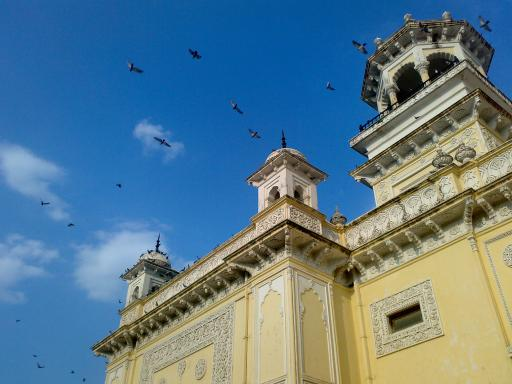
#> input picture Image_Processing/resources/home.jpg, 512 x 384 px
$ jupyter execute --allow-errors histograms.ipynb
#> lines starting #> are read from the running program, lines starting #| are printed output that depends on the picture; after the words box and inside, x2 and y2 are one past the last pixel; in counts of white or black regions, pixels touching at a corner belong together
1. Cálculo del histograma en OpenCV
Entonces ahora usamos la función cv.calcHist() para encontrar el histograma. Familiaricémonos con la función y sus parámetros:

cv.calcHist(imágenes, canales, máscara, histSize, rangos[, hist[, acumular]])
imágenes: es la imagen fuente de tipo uint8 o float32. debe aparecer entre corchetes, es decir, "[img]".
canales: también aparece entre corchetes. Es el índice del canal para el cual calculamos el histograma. Por ejemplo, si la entrada es una imagen en escala de grises, su valor es [0]. Para imágenes en color, puede pasar [0], [1] o [2] para calcular el histograma del canal azul, verde o rojo respectivamente.
máscara: imagen de máscara. Para encontrar el histograma de la imagen completa, se indica "Ninguno". Pero si desea encontrar el histograma de una región particular de la imagen, debe crear una imagen de máscara para eso y asignarla como máscara. (Mostraré un ejemplo más adelante).
histSize: esto representa nuestro recuento de BIN. Debe indicarse entre corchetes. Para escala completa, pasamos [256].
gamas: esta es nuestra GAMA. Normalmente es [0,256].
Entonces, comencemos con una imagen de muestra. Simplemente cargue una imagen en modo escala de grises y encuentre su histograma completo.

[cell 1]
import cv2 as cv
import numpy as np

[cell 2]
img = cv.imread('resources/home.jpg', cv.IMREAD_GRAYSCALE)
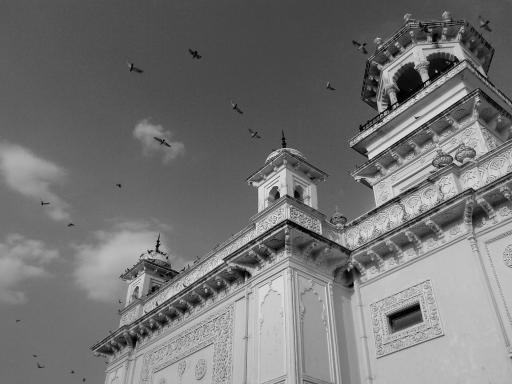
#> img: shape (384, 512); min 0, max 255, mean 116.2
assert img is not None, "file could not be read, check with os.path.exists()"
hist = cv.calcHist([img],[0],None,[256],[0,256])
#> hist = 256 values, max 3908 at index 111, min 0 at index 242, mean 768

2. Cálculo del histograma en Numpy
Numpy también te proporciona una función, np.histogram() . Entonces, en lugar de la función calcHist() , puedes probar la siguiente línea:

[cell 3]
hist,bins = np.histogram(img.ravel(),256,[0,256])
#> bins = 257 values from 0 to 256

Trazar histogramas.

Hay dos maneras para esto,

-Manera corta: use las funciones de trazado de Matplotlib
-Largo camino: utilice las funciones de dibujo de OpenCV

1. Usando Matplotlib

Matplotlib viene con una función de trazado de histograma: matplotlib.pyplot.hist()

Encuentra directamente el histograma y lo traza. No es necesario utilizar la función calcHist() o np.histogram() para encontrar el histograma. Vea el código a continuación:

[cell 4]
from matplotlib import pyplot as plt
img = cv.imread('resources/home.jpg', cv.IMREAD_GRAYSCALE)
assert img is not None, "file could not be read, check with os.path.exists()"
plt.hist(img.ravel(),256,[0,256]); plt.show()

O puede usar el gráfico normal de matplotlib, lo que sería bueno para el gráfico BGR. Para eso, primero debe encontrar los datos del histograma. Pruebe el siguiente código:

[cell 5]
import numpy as np
import cv2 as cv
from matplotlib import pyplot as plt
img = cv.imread('resources/home.jpg')
#> img is the input picture: shape (384, 512, 3); mean B, G, R 141.2, 123.9, 91.6
assert img is not None, "file could not be read, check with os.path.exists()"
color = ('b','g','r')
for i,col in enumerate(color):
    histr = cv.calcHist([img],[i],None,[256],[0,256])
    plt.plot(histr,color = col)
    plt.xlim([0,256])
plt.show()

2. Usando OpenCV

Bueno, aquí ajustas los valores de los histogramas junto con sus valores bin para que parezcan coordenadas x,y para que puedas dibujarlos usando la función cv.line() o cv.polyline() para generar la misma imagen que arriba. Esto ya está disponible con muestras oficiales de OpenCV-Python2. Consulte el código en samples/python/hist.py.

Aplicación de máscara.

Usamos cv.calcHist() para encontrar el histograma de la imagen completa. ¿Qué pasa si quieres encontrar histogramas de algunas regiones de una imagen? Simplemente cree una imagen de máscara con color blanco en la región donde desea encontrar el histograma y negro en caso contrario. Luego pasa esto como máscara.

[cell 6]
img = cv.imread('resources/home.jpg', cv.IMREAD_GRAYSCALE)
assert img is not None, "file could not be read, check with os.path.exists()"
# create a mask
mask = np.zeros(img.shape[:2], np.uint8)
mask[100:300, 100:400] = 255
masked_img = cv.bitwise_and(img,img,mask = mask)
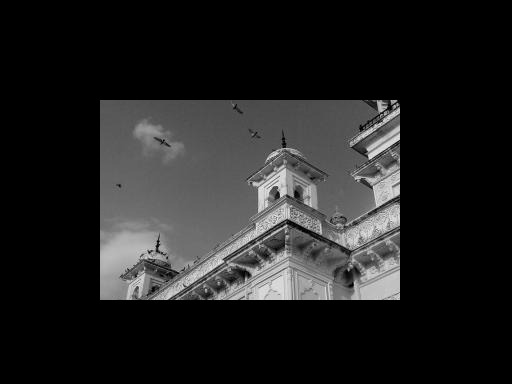
#> masked_img: shape (384, 512); min 0, max 255, mean 33.9
# Calculate histogram with mask and without mask
# Check third argument for mask
hist_full = cv.calcHist([img],[0],None,[256],[0,256])
#> hist_full has the same summary as hist
hist_mask = cv.calcHist([img],[0],mask,[256],[0,256])
#> hist_mask = 256 values, max 1334 at index 81, min 0 at index 242, mean 234.4
plt.subplot(221), plt.imshow(img, 'gray')
plt.subplot(222), plt.imshow(mask,'gray')
plt.subplot(223), plt.imshow(masked_img, 'gray')
plt.subplot(224), plt.plot(hist_full), plt.plot(hist_mask)
plt.xlim([0,256])
plt.show()
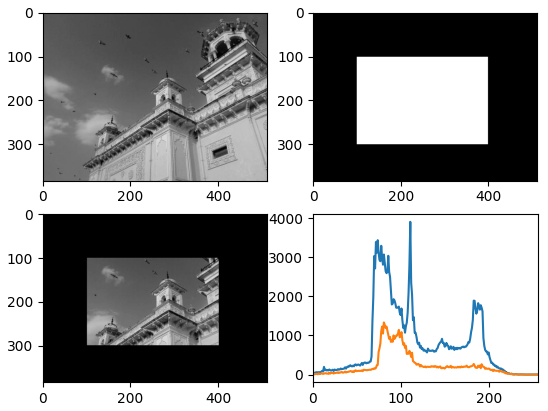
#> figure drawn by matplotlib, 4 panels; panel 4: curve peaks at x = 111, y = 3908; panel 4: curve peaks at x = 81, y = 1334

Considere una imagen cuyos valores de píxeles se limitan únicamente a un rango específico de valores. Por ejemplo, una imagen más brillante tendrá todos los píxeles confinados a valores altos. Pero una buena imagen tendrá píxeles de todas las regiones de la imagen. Por lo tanto, debe estirar este histograma hacia cualquiera de los extremos (como se muestra en la imagen a continuación, de wikipedia) y eso es lo que hace la ecualización de histograma (en palabras simples). Esto normalmente mejora el contraste de la imagen.

[cell 7]
import numpy as np
import cv2 as cv
from matplotlib import pyplot as plt
img = cv.imread('resources/home.jpg', cv.IMREAD_GRAYSCALE)
assert img is not None, "file could not be read, check with os.path.exists()"
hist,bins = np.histogram(img.flatten(),256,[0,256])
cdf = hist.cumsum()
#> cdf = 256 values from 163 to 196608
cdf_normalized = cdf * float(hist.max()) / cdf.max()
#> cdf_normalized = 256 values from 3.24 to 3908
plt.plot(cdf_normalized, color = 'b')
plt.hist(img.flatten(),256,[0,256], color = 'r')
plt.xlim([0,256])
plt.legend(('cdf','histogram'), loc = 'upper left')
plt.show()
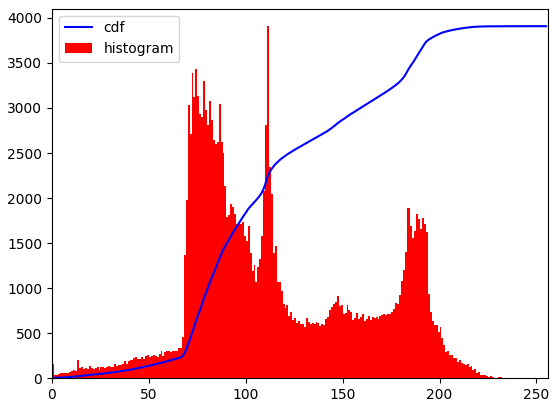
#> figure drawn by matplotlib, 1 panel; tallest bar 3908 high, from x = 111 to 112; curve peaks at x = 255, y = 3908

Le recomendaría que lea la página de Wikipedia sobre Ecualización de histograma para obtener más detalles al respecto. Tiene una muy buena explicación con ejemplos resueltos, para que entiendas casi todo después de leerlo. En cambio, aquí veremos su implementación de Numpy. Después de eso, veremos la función OpenCV.

[cell 8]
cdf_m = np.ma.masked_equal(cdf,0)
cdf_m = (cdf_m - cdf_m.min())*255/(cdf_m.max()-cdf_m.min())
cdf = np.ma.filled(cdf_m,0).astype('uint8')
#> cdf = 256 values from 0 to 255

Ahora tenemos la tabla de búsqueda que nos brinda información sobre cuál es el valor del píxel de salida para cada valor de píxel de entrada. Entonces simplemente aplicamos la transformación.

[cell 9]
img2 = cdf[img]

Ecualización de histogramas en OpenCV
OpenCV tiene una función para hacer esto, cv.equalizeHist() . Su entrada es solo una imagen en escala de grises y la salida es nuestra imagen ecualizada de histograma.

[cell 10]
img = cv.imread('resources/home.jpg', cv.IMREAD_GRAYSCALE)
assert img is not None, "file could not be read, check with os.path.exists()"
equ = cv.equalizeHist(img)
res = np.hstack((img,equ)) #stacking images side-by-side
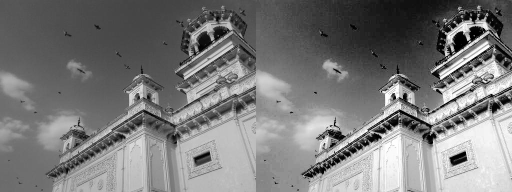
#> res: shape (384, 1024) (shown at 1/2 size); min 0, max 255, mean 122.4
cv.imwrite('resources/res.png',res)
#> Out = True

CLAHE (Ecualización de histograma adaptativo limitado por contraste).

La primera ecualización de histograma que acabamos de ver considera el contraste global de la imagen. En muchos casos, no es una buena idea. Por ejemplo, la siguiente imagen muestra una imagen de entrada y su resultado después de la ecualización del histograma global.

Es cierto que el contraste del fondo ha mejorado después de la ecualización del histograma. Pero compare el rostro de la estatua en ambas imágenes. Perdimos la mayor parte de la información allí debido al exceso de brillo. Esto se debe a que su histograma no se limita a una región particular como vimos en casos anteriores (intente trazar el histograma de la imagen de entrada, obtendrá más intuición).

Entonces, para resolver este problema, se utiliza la ecualización de histograma adaptativa . En esto, la imagen se divide en pequeños bloques llamados "mosaicos" (tileSize es 8x8 de forma predeterminada en OpenCV). Luego, cada uno de estos bloques se ecualiza como de costumbre. Entonces, en un área pequeña, el histograma se limitaría a una región pequeña (a menos que haya ruido). Si hay ruido, se amplificará. Para evitar esto, se aplica limitación de contraste . Si algún contenedor de histograma está por encima del límite de contraste especificado (por defecto 40 en OpenCV), esos píxeles se recortan y distribuyen uniformemente a otros contenedores antes de aplicar la ecualización del histograma. Después de la ecualización, para eliminar artefactos en los bordes de los mosaicos, se aplica la interpolación bilineal.

El siguiente fragmento de código muestra cómo aplicar CLAHE en OpenCV:

[cell 11]
import numpy as np
import cv2 as cv
img = cv.imread('resources/home.jpg', cv.IMREAD_GRAYSCALE)
assert img is not None, "file could not be read, check with os.path.exists()"
# create a CLAHE object (Arguments are optional).
clahe = cv.createCLAHE(clipLimit=2.0, tileGridSize=(8,8))
cl1 = clahe.apply(img)
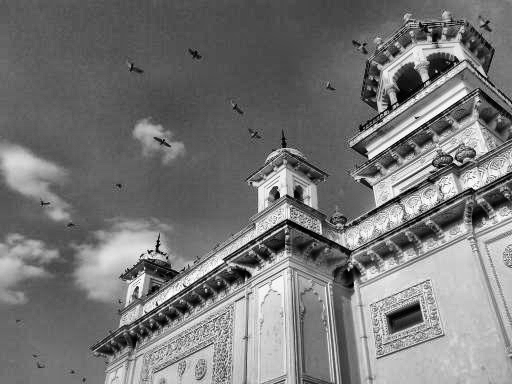
#> cl1: shape (384, 512); min 0, max 255, mean 119.4
cv.imwrite('resources/clahe_2.jpg',cl1)
#> Out = True

Introducción.

En el primer artículo, calculamos y trazamos un histograma unidimensional. Se llama unidimensional porque solo tomamos en consideración una característica, es decir, el valor de intensidad en escala de grises del píxel. Pero en los histogramas bidimensionales, se consideran dos características. Normalmente se utiliza para encontrar histogramas de color donde dos características son valores de Tono y Saturación de cada píxel.

Ya existe una muestra de Python (samples/python/color_histogram.py) para encontrar histogramas de color. Intentaremos comprender cómo crear un histograma de color de este tipo y será útil para comprender otros temas como la retroproyección del histograma.

[cell 12]
import numpy as np
import cv2 as cv
img = cv.imread('resources/home.jpg')
assert img is not None, "file could not be read, check with os.path.exists()"
hsv = cv.cvtColor(img,cv.COLOR_BGR2HSV)
#> hsv: shape (384, 512, 3); mean H, S, V 68.6, 145.7, 162.9
hist = cv.calcHist([hsv], [0, 1], None, [180, 256], [0, 180, 0, 256])

Histograma 2D en OpenCV.

Es bastante simple y se calcula usando la misma función, cv.calcHist() . Para histogramas de color, necesitamos convertir la imagen de BGR a HSV. (Recuerde, para el histograma 1D, convertimos de BGR a escala de grises). Para histogramas 2D, sus parámetros se modificarán de la siguiente manera:

-canales = [0,1] porque necesitamos procesar tanto el plano H como el S.

-bins = [180,256] 180 para el plano H y 256 para el plano S.

-rango = [0,180,0,256] El valor de tono se encuentra entre 0 y 180 y la saturación se encuentra entre 0 y 256.

[cell 13]
import numpy as np
import cv2 as cv
from matplotlib import pyplot as plt
img = cv.imread('resources/home.jpg')
assert img is not None, "file could not be read, check with os.path.exists()"
hsv = cv.cvtColor(img,cv.COLOR_BGR2HSV)
#> (the rest of this cell did not finish here and is left out)

Histograma 2D en Numpy.

Numpy también proporciona una función específica para esto: np.histogram2d() . (Recuerde, para el histograma 1D usamos np.histogram() ).

[cell 14]
import numpy as np
import cv2 as cv
from matplotlib import pyplot as plt
img = cv.imread('resources/home.jpg')
assert img is not None, "file could not be read, check with os.path.exists()"
hsv = cv.cvtColor(img,cv.COLOR_BGR2HSV)
hist = cv.calcHist( [hsv], [0, 1], None, [180, 256], [0, 180, 0, 256] )
plt.imshow(hist,interpolation = 'nearest')
plt.show()

Trazar histogramas 2D

Método - 1: Usar cv.imshow().

El resultado que obtenemos es una matriz bidimensional de tamaño 180x256. Entonces podemos mostrarlos como lo hacemos normalmente, usando la función cv.imshow() . Será una imagen en escala de grises y no dará mucha idea de qué colores hay, a menos que conozca los valores de tono de los diferentes colores.

Método - 2: Usar Matplotlib.

Podemos usar la función matplotlib.pyplot.imshow() para trazar un histograma 2D con mapas de diferentes colores. Nos da una idea mucho mejor sobre las diferentes densidades de píxeles. Pero esto tampoco nos da una idea de qué color hay a primera vista, a menos que conozca los valores de tono de los diferentes colores. Aún así prefiero este método. Es simple y mejor.

[cell 15]
import numpy as np
import cv2 as cv
from matplotlib import pyplot as plt
img = cv.imread('resources/home.jpg')
assert img is not None, "file could not be read, check with os.path.exists()"
hsv = cv.cvtColor(img,cv.COLOR_BGR2HSV)
hist = cv.calcHist( [hsv], [0, 1], None, [180, 256], [0, 180, 0, 256] )
plt.imshow(hist,interpolation = 'nearest')
plt.show()

Método 3: ¡Estilo de muestra OpenCV!

Hay un código de muestra para el histograma de color en las muestras de OpenCV-Python2 (samples/python/color_histogram.py). Si ejecuta el código, podrá ver que el histograma también muestra el color correspondiente. O simplemente genera un histograma codificado por colores. Su resultado es muy bueno (aunque es necesario agregar un montón de líneas adicionales).

Indexación mediante histogramas de color .

¿Qué es realmente en palabras simples? Se utiliza para segmentar imágenes o encontrar objetos de interés en una imagen. En palabras simples, crea una imagen del mismo tamaño (pero de un solo canal) que la de nuestra imagen de entrada, donde cada píxel corresponde a la probabilidad de que ese píxel pertenezca a nuestro objeto. En palabras más simples, la imagen de salida tendrá nuestro objeto de interés en más blanco en comparación con la parte restante. Bueno, esa es una explicación intuitiva. (No puedo hacerlo más sencillo). La retroproyección de histograma se utiliza con el algoritmo de cambio de leva, etc.

Cómo lo hacemos ? Creamos un histograma de una imagen que contiene nuestro objeto de interés (en nuestro caso, el suelo, el jugador que sale y otras cosas). El objeto debe llenar la imagen tanto como sea posible para obtener mejores resultados. Y se prefiere un histograma de color al histograma en escala de grises, porque el color del objeto es una mejor manera de definirlo que su intensidad en escala de grises. Luego "proyectamos hacia atrás" este histograma sobre nuestra imagen de prueba donde necesitamos encontrar el objeto, es decir, en otras palabras, calculamos la probabilidad de que cada píxel pertenezca al suelo y lo mostramos. El resultado resultante con un umbral adecuado solo nos da la base.

Algoritmo en Numpy.

Primero necesitamos calcular el histograma de color tanto del objeto que necesitamos encontrar (sea 'M') como de la imagen donde vamos a buscar (sea 'I').

[cell 16]
import numpy as np
import cv2 as cv
from matplotlib import pyplot as plt
#roi is the object or region of object we need to find
roi = cv.imread('resources/home.jpg')
assert roi is not None, "file could not be read, check with os.path.exists()"
hsv = cv.cvtColor(roi,cv.COLOR_BGR2HSV)
#target is the image we search in
target = cv.imread('resources/home.jpg')
assert target is not None, "file could not be read, check with os.path.exists()"
hsvt = cv.cvtColor(target,cv.COLOR_BGR2HSV)
# Find the histograms using calcHist. Can be done with np.histogram2d also
M = cv.calcHist([hsv],[0, 1], None, [180, 256], [0, 180, 0, 256] )

Encuentra la proporciónR =METROI. Luego retroproyecte R, es decir, use R como paleta y cree una nueva imagen con cada píxel como su correspondiente probabilidad de ser objetivo. es decir, B(x,y) = R[h(x,y),s(x,y)] donde h es el tono y s es la saturación del píxel en (x,y). Después de eso aplica la condición.B ( x , y) = m yo norte [ B ( x , y) , 1 ].

[cell 17]
h,s,v = cv.split(hsvt)
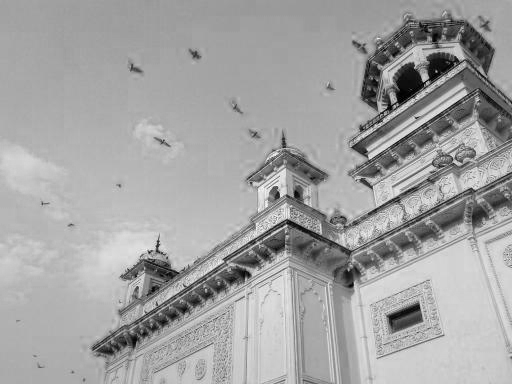
#> v: shape (384, 512); min 0, max 255, mean 162.9
#> (the rest of this cell did not finish here and is left out)

Ahora aplica una convolución con un disco circular,segundo = re ∗ segundo, donde D es el núcleo del disco.

[cell 18]
disc = cv.getStructuringElement(cv.MORPH_ELLIPSE,(5,5))
#> (the rest of this cell did not finish here and is left out)

Ahora la ubicación de máxima intensidad nos da la ubicación del objeto. Si esperamos una región en la imagen, establecer un umbral para un valor adecuado da un buen resultado.

#> (a cell that did not finish here is left out)

Retroproyección en OpenCV.

OpenCV proporciona una función incorporada cv.calcBackProject() . Sus parámetros son casi los mismos que los de la función cv.calcHist() . Uno de sus parámetros es el histograma, que es el histograma del objeto y tenemos que encontrarlo. Además, el histograma del objeto debe normalizarse antes de pasar a la función de retroproyecto. Devuelve la imagen de probabilidad. Luego convolucionamos la imagen con un núcleo de disco y aplicamos el umbral. A continuación se muestra mi código y salida:

[cell 20]
import numpy as np
import cv2 as cv
roi = cv.imread('resources/home.jpg')
assert roi is not None, "file could not be read, check with os.path.exists()"
hsv = cv.cvtColor(roi,cv.COLOR_BGR2HSV)
target = cv.imread('resources/home.jpg')
assert target is not None, "file could not be read, check with os.path.exists()"
hsvt = cv.cvtColor(target,cv.COLOR_BGR2HSV)
# calculating object histogram
roihist = cv.calcHist([hsv],[0, 1], None, [180, 256], [0, 180, 0, 256] )
# normalize histogram and apply backprojection
cv.normalize(roihist,roihist,0,255,cv.NORM_MINMAX)
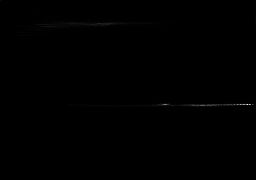
#> roihist: shape (180, 256) float32; min 0, max 255, mean 0.4
dst = cv.calcBackProject([hsvt],[0,1],roihist,[0,180,0,256],1)
# Now convolute with circular disc
disc = cv.getStructuringElement(cv.MORPH_ELLIPSE,(5,5))
cv.filter2D(dst,-1,disc,dst)
# threshold and binary AND
ret,thresh = cv.threshold(dst,50,255,0)
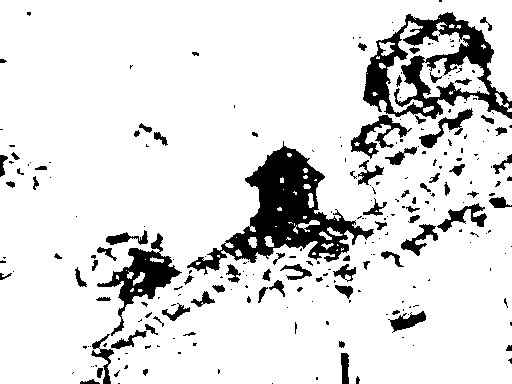
#> thresh: shape (384, 512); 87.2% white; 252 black regions (169 under 20 px), largest, box (x1, y1, x2, y2) and area: (187, 141, 374, 275) 7680, (363, 12, 512, 119) 5968, (97, 233, 182, 336) 2263
thresh = cv.merge((thresh,thresh,thresh))
res = cv.bitwise_and(target,thresh)
#> res: shape (384, 512, 3)
res = np.vstack((target,thresh,res))
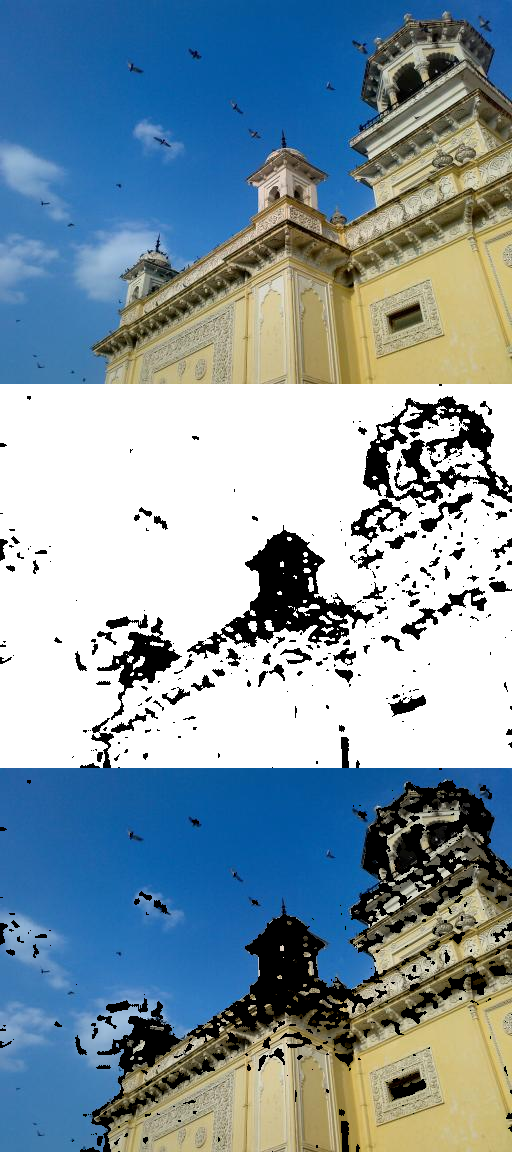
#> res: shape (1152, 512, 3); mean B, G, R 164.2, 152.1, 130.5
cv.imwrite('resources/res.jpg',res)
#> Out = True
